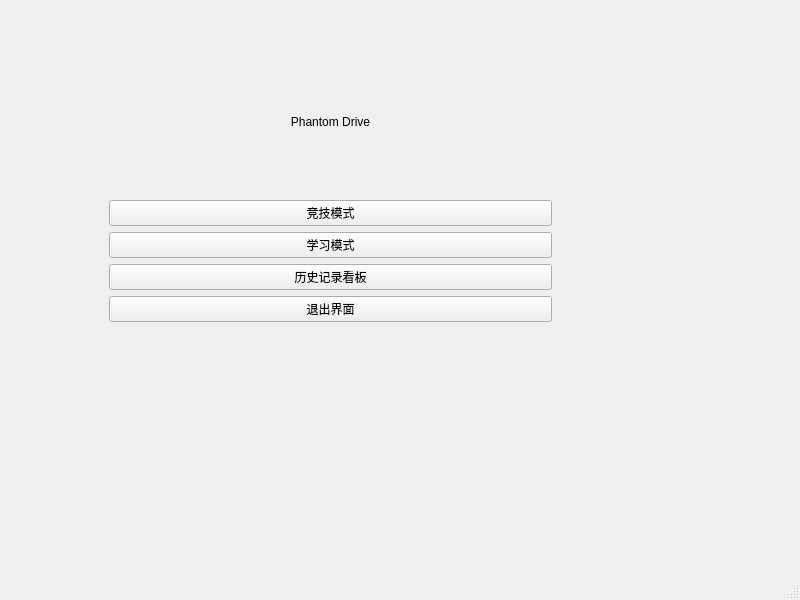
<?xml version="1.0" encoding="UTF-8"?>
<ui version="4.0">
 <class>MainWindow</class>
 <widget class="QMainWindow" name="MainWindow">
  <property name="geometry">
   <rect>
    <x>0</x>
    <y>0</y>
    <width>800</width>
    <height>600</height>
   </rect>
  </property>
  <property name="windowTitle">
   <string>MainWindow</string>
  </property>
  <widget class="QWidget" name="centralwidget">
   <widget class="QStackedWidget" name="stackedWidget">
    <property name="geometry">
     <rect>
      <x>100</x>
      <y>40</y>
      <width>461</width>
      <height>291</height>
     </rect>
    </property>
    <property name="currentIndex">
     <number>0</number>
    </property>
    <widget class="QWidget" name="page">
     <layout class="QGridLayout" name="gridLayout">
      <item row="0" column="0">
       <widget class="QLabel" name="label">
        <property name="text">
         <string>Phantom Drive</string>
        </property>
        <property name="alignment">
         <set>Qt::AlignmentFlag::AlignCenter</set>
        </property>
       </widget>
      </item>
      <item row="1" column="0">
       <layout class="QVBoxLayout" name="verticalLayout">
        <item>
         <widget class="QPushButton" name="btn_Arcade">
          <property name="text">
           <string>竞技模式</string>
          </property>
         </widget>
        </item>
        <item>
         <widget class="QPushButton" name="btn_Learn">
          <property name="text">
           <string>学习模式</string>
          </property>
         </widget>
        </item>
        <item>
         <widget class="QPushButton" name="btn_History">
          <property name="text">
           <string>历史记录看板</string>
          </property>
         </widget>
        </item>
        <item>
         <widget class="QPushButton" name="btn_Exit">
          <property name="text">
           <string>退出界面</string>
          </property>
         </widget>
        </item>
       </layout>
      </item>
     </layout>
    </widget>
    <widget class="QWidget" name="page_2">
     <widget class="QLabel" name="label_">
      <property name="geometry">
       <rect>
        <x>308</x>
        <y>6</y>
        <width>131</width>
        <height>16</height>
       </rect>
      </property>
      <property name="text">
       <string>红绿灯：</string>
      </property>
     </widget>
     <widget class="QLabel" name="label_Limit">
      <property name="geometry">
       <rect>
        <x>157</x>
        <y>6</y>
        <width>141</width>
        <height>16</height>
       </rect>
      </property>
      <property name="text">
       <string>限速：</string>
      </property>
     </widget>
     <widget class="QLabel" name="label_Speed">
      <property name="geometry">
       <rect>
        <x>6</x>
        <y>6</y>
        <width>141</width>
        <height>16</height>
       </rect>
      </property>
      <property name="text">
       <string>车速：</string>
      </property>
     </widget>
     <widget class="QPushButton" name="btn_Back">
      <property name="geometry">
       <rect>
        <x>350</x>
        <y>230</y>
        <width>101</width>
        <height>51</height>
       </rect>
      </property>
      <property name="text">
       <string>返回主菜单</string>
      </property>
     </widget>
    </widget>
   </widget>
  </widget>
  <widget class="QMenuBar" name="menubar">
   <property name="geometry">
    <rect>
     <x>0</x>
     <y>0</y>
     <width>800</width>
     <height>18</height>
    </rect>
   </property>
  </widget>
  <widget class="QStatusBar" name="statusbar"/>
 </widget>
 <resources/>
 <connections/>
</ui>
